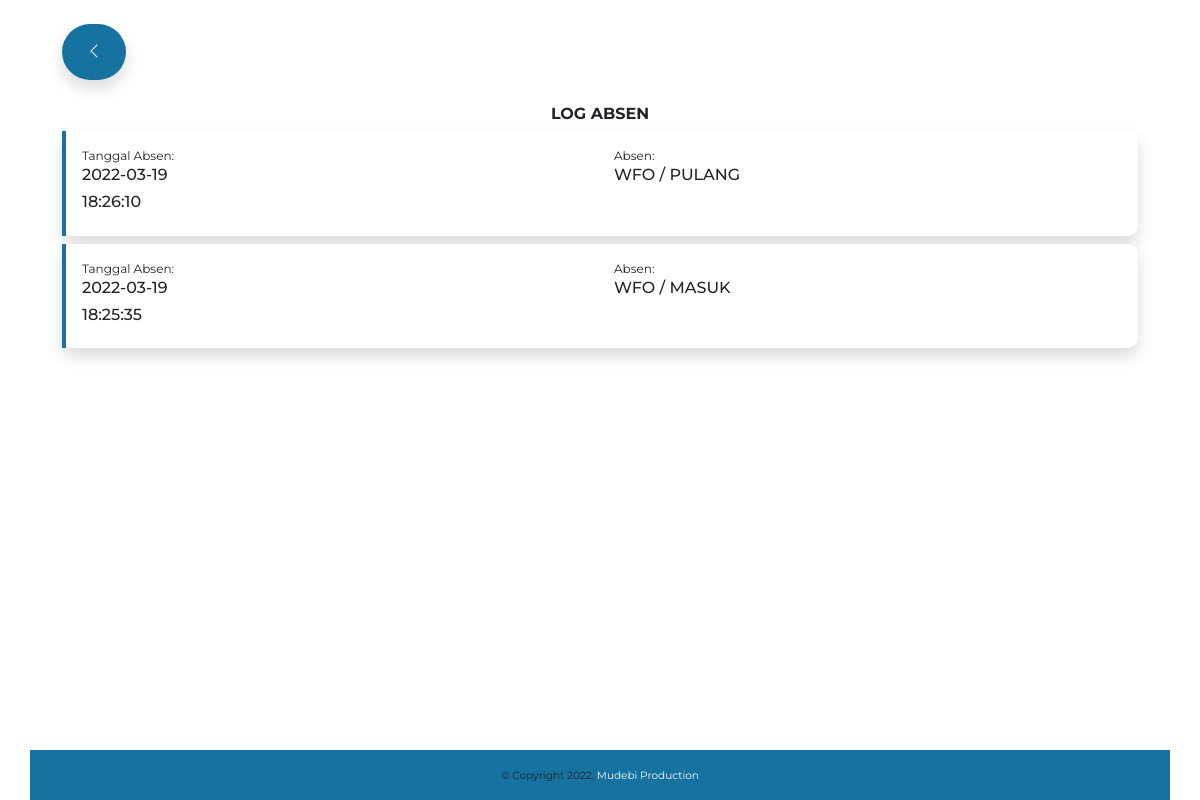
/pegawai/log-absen.php (signed in), run on the app's committed database.
### tables this page shows
CREATE TABLE `absen` (
  `id` int(11) NOT NULL,
  `nip` varchar(10) NOT NULL,
  `tanggal` date NOT NULL,
  `jenis_absen` enum('1','2') NOT NULL,
  `absen` enum('1','2') NOT NULL,
  `jam` time NOT NULL
);

### pegawai/log-absen.php (the view)
<?php
include '../layout/header.php';
?>
<div class="container mt-4 mb-3">
   <div class="row mx-2">
      <a href="dashboard.php">
         <button class="btn btn-info shadow rounded-pill px-4 py-3 text-light fw-bold">
            <label style="font-size: 16px;" for=""><i class="bi bi-chevron-left"></i></label>
         </button>
      </a>
   </div>
   <div class="row mx-2 mb-4 py-3">
      <div class="col mt-2">
         <h6 class="fw-bold text-center">LOG ABSEN</h6>
         <?php
         $query_log = mysqli_query($koneksi, "SELECT * FROM absen WHERE nip=$nip ORDER BY id DESC");
         while ($data_log = mysqli_fetch_object($query_log)) {
         ?>
            <div class="row mb-2">
               <div class="col">
                  <div class="card shadow radius-10">
                     <div class="card-body border-4 border-start border-info">
                        <div class="row">
                           <div class="col">
                              <label for="">Tanggal Absen:</label>
                              <h6><?= $data_log->tanggal; ?></h6>
                              <h6><?= $data_log->jam; ?></h6>
                           </div>
                           <div class="col">
                              <label for="">Absen:</label>
                              <h6><?= $data_log->jenis_absen == 1 ? 'WFO' : 'WFH'; ?> / <?= $data_log->absen == 1 ? 'MASUK' : 'PULANG'; ?></h6>
                           </div>
                        </div>
                     </div>
                  </div>
               </div>
            </div>
         <?php
         } ?>
      </div>
   </div>
</div>
<?php include '../layout/footer.php' ?>

### style.css (style rules this page uses)
body { font-size: 12px; font-family: "Montserrat", sans-serif; }
.body-img { background-image: url(img/background.jpg); background-size: cover; width:50px; width: 100%; }
.btn-info { background-color: #1572A1 !important; border: 0px; }
.border-info { border-color: #1572A1 !important; }
.radius-10 { border-radius: 10px !important; }
.card { border: 0px; }

### data on the page
absen: tanggal "2022-03-19", jam "18:26:10", jenis_absen "WFO", absen "PULANG"
absen: tanggal "2022-03-19", jam "18:25:35", jenis_absen "WFO", absen "MASUK"
